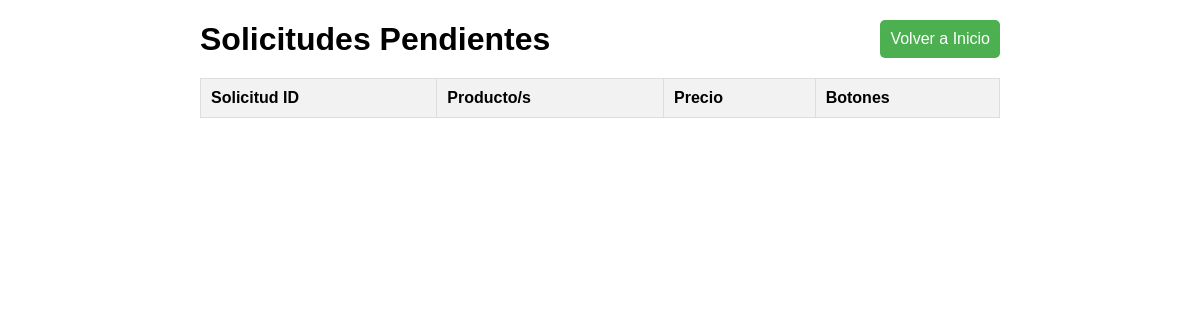
/solicitudes/, run on an earlier commit of the app's database.
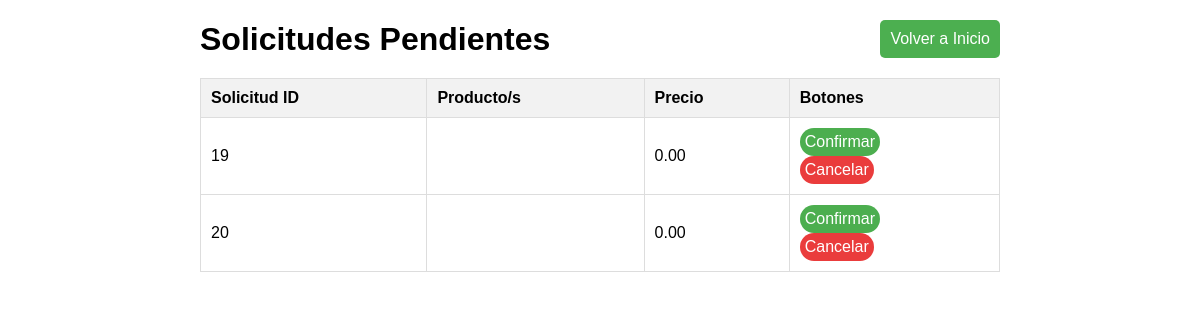
And on a later commit of the database.
### myapp/models.py (models this page shows, shortened)
class Solicitud(models.Model):
    carrito = models.ForeignKey(Carrito, on_delete=models.CASCADE)
    productos = models.ManyToManyField(Producto, through='ItemSolicitud')
    def calcular_precio_total(self):
        return sum(item.cantidad * item.producto.precio for item in self.itemsolicitud_set.all())

### myapp/views.py (the view)
# urls.py: path('solicitudes/', solicitudes, name='ver_solicitudes'),
def solicitudes(request):
    solicitudes = Solicitud.objects.prefetch_related('productos__itemsolicitud_set').all()
    return render(request, 'html/solicitudes.html', {'solicitudes': solicitudes})

### myapp/templates/html/solicitudes.html (shortened to what this page needs)
{% load static %}
{% load mathfilters %}
<!DOCTYPE html>
<html lang="es">
  <head>
    <link rel="stylesheet" href="{% static 'css/stylesSolicitudes.css' %}" />
  </head>
  <body>
    <div class="container">
      <header>
        <h1>Solicitudes Pendientes</h1>
        <a href="{% url 'inicio' %}" class="button">Volver a Inicio</a>
      </header>
      <table>
        <thead>
          <tr>
            <th>Solicitud ID</th>
            <th>Producto/s</th>
            <th>Precio</th>
            <th>Botones</th>
          </tr>
        </thead>
        <tbody>
          {% for solicitud in solicitudes %}
          <tr>
              <td>{{ solicitud.id }}</td>
              <td>
              </td>
              <td>{{ solicitud.calcular_precio_total|floatformat:2 }}</td>
              <td id="botones">
                <form method="post" action="{% url 'confirmar_solicitud' solicitud.id %}">
                    <button type="submit" id="btn1">Confirmar</button>
                </form>
                <form method="post" action="{% url 'cancelar_solicitud' solicitud.id %}">
                    <button type="submit" id="btn2">Cancelar</button>
                </form>
              </td>
          </tr>
          {% endfor %}
        </tbody>
    </table>
  </body>
</html>

What changed in the data, as far as the page shows it:
added Solicitud: id "19", calcular_precio_total "0.00"
added Solicitud: id "20", calcular_precio_total "0.00"
